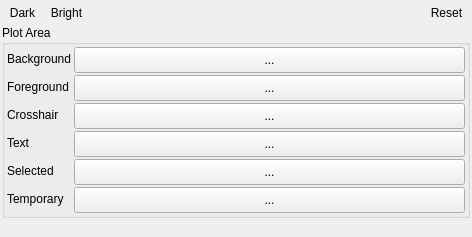
<?xml version="1.0" encoding="UTF-8"?>
<ui version="4.0">
 <class>Form</class>
 <widget class="QWidget" name="Form">
  <property name="geometry">
   <rect>
    <x>0</x>
    <y>0</y>
    <width>472</width>
    <height>237</height>
   </rect>
  </property>
  <property name="minimumSize">
   <size>
    <width>0</width>
    <height>0</height>
   </size>
  </property>
  <property name="windowTitle">
   <string>Form</string>
  </property>
  <layout class="QVBoxLayout" name="verticalLayout">
   <property name="spacing">
    <number>2</number>
   </property>
   <property name="leftMargin">
    <number>2</number>
   </property>
   <property name="topMargin">
    <number>2</number>
   </property>
   <property name="rightMargin">
    <number>2</number>
   </property>
   <property name="bottomMargin">
    <number>2</number>
   </property>
   <item>
    <layout class="QHBoxLayout" name="horizontalLayout_2">
     <property name="spacing">
      <number>0</number>
     </property>
     <item>
      <widget class="QToolButton" name="btnColorSchemeDark">
       <property name="styleSheet">
        <string notr="true"/>
       </property>
       <property name="text">
        <string>Dark</string>
       </property>
       <property name="icon">
        <iconset resource="../../qpsresources.qrc">
         <normaloff>:/qps/ui/icons/profiletheme_dark.svg</normaloff>:/qps/ui/icons/profiletheme_dark.svg</iconset>
       </property>
       <property name="autoRaise">
        <bool>true</bool>
       </property>
      </widget>
     </item>
     <item>
      <widget class="QToolButton" name="btnColorSchemeBright">
       <property name="styleSheet">
        <string notr="true"/>
       </property>
       <property name="text">
        <string>Bright</string>
       </property>
       <property name="icon">
        <iconset resource="../../qpsresources.qrc">
         <normaloff>:/qps/ui/icons/profiletheme_bright.svg</normaloff>:/qps/ui/icons/profiletheme_bright.svg</iconset>
       </property>
       <property name="autoRaise">
        <bool>true</bool>
       </property>
      </widget>
     </item>
     <item>
      <spacer name="horizontalSpacer">
       <property name="orientation">
        <enum>Qt::Horizontal</enum>
       </property>
       <property name="sizeHint" stdset="0">
        <size>
         <width>40</width>
         <height>20</height>
        </size>
       </property>
      </spacer>
     </item>
     <item>
      <widget class="QToolButton" name="btnReset">
       <property name="text">
        <string>Reset</string>
       </property>
       <property name="icon">
        <iconset resource="../../../../QGIS/images/images.qrc">
         <normaloff>:/images/themes/default/mActionReload.svg</normaloff>:/images/themes/default/mActionReload.svg</iconset>
       </property>
       <property name="autoRaise">
        <bool>true</bool>
       </property>
      </widget>
     </item>
    </layout>
   </item>
   <item>
    <widget class="QgsCollapsibleGroupBox" name="mGroupBox">
     <property name="sizePolicy">
      <sizepolicy hsizetype="Preferred" vsizetype="Preferred">
       <horstretch>0</horstretch>
       <verstretch>0</verstretch>
      </sizepolicy>
     </property>
     <property name="minimumSize">
      <size>
       <width>0</width>
       <height>0</height>
      </size>
     </property>
     <property name="title">
      <string>Plot Area</string>
     </property>
     <layout class="QFormLayout" name="formLayout">
      <property name="horizontalSpacing">
       <number>2</number>
      </property>
      <property name="verticalSpacing">
       <number>2</number>
      </property>
      <property name="leftMargin">
       <number>2</number>
      </property>
      <property name="topMargin">
       <number>2</number>
      </property>
      <property name="rightMargin">
       <number>2</number>
      </property>
      <property name="bottomMargin">
       <number>2</number>
      </property>
      <item row="0" column="0">
       <widget class="QLabel" name="label">
        <property name="text">
         <string>Background</string>
        </property>
       </widget>
      </item>
      <item row="0" column="1">
       <widget class="QgsColorButton" name="btnColorBackground">
        <property name="sizePolicy">
         <sizepolicy hsizetype="Preferred" vsizetype="Fixed">
          <horstretch>0</horstretch>
          <verstretch>0</verstretch>
         </sizepolicy>
        </property>
        <property name="minimumSize">
         <size>
          <width>24</width>
          <height>26</height>
         </size>
        </property>
        <property name="text">
         <string>...</string>
        </property>
       </widget>
      </item>
      <item row="1" column="0">
       <widget class="QLabel" name="label_2">
        <property name="text">
         <string>Foreground</string>
        </property>
       </widget>
      </item>
      <item row="2" column="0">
       <widget class="QLabel" name="label_3">
        <property name="text">
         <string>Crosshair</string>
        </property>
       </widget>
      </item>
      <item row="1" column="1">
       <widget class="QgsColorButton" name="btnColorForeground">
        <property name="sizePolicy">
         <sizepolicy hsizetype="Preferred" vsizetype="Fixed">
          <horstretch>0</horstretch>
          <verstretch>0</verstretch>
         </sizepolicy>
        </property>
        <property name="minimumSize">
         <size>
          <width>24</width>
          <height>26</height>
         </size>
        </property>
        <property name="text">
         <string>...</string>
        </property>
       </widget>
      </item>
      <item row="2" column="1">
       <widget class="QgsColorButton" name="btnColorCrosshair">
        <property name="sizePolicy">
         <sizepolicy hsizetype="Preferred" vsizetype="Fixed">
          <horstretch>0</horstretch>
          <verstretch>0</verstretch>
         </sizepolicy>
        </property>
        <property name="minimumSize">
         <size>
          <width>24</width>
          <height>26</height>
         </size>
        </property>
        <property name="text">
         <string>...</string>
        </property>
       </widget>
      </item>
      <item row="4" column="0">
       <widget class="QLabel" name="label_4">
        <property name="text">
         <string>Selected</string>
        </property>
       </widget>
      </item>
      <item row="4" column="1">
       <widget class="QgsColorButton" name="btnColorSelection">
        <property name="sizePolicy">
         <sizepolicy hsizetype="Preferred" vsizetype="Fixed">
          <horstretch>0</horstretch>
          <verstretch>0</verstretch>
         </sizepolicy>
        </property>
        <property name="minimumSize">
         <size>
          <width>24</width>
          <height>26</height>
         </size>
        </property>
        <property name="text">
         <string>...</string>
        </property>
       </widget>
      </item>
      <item row="3" column="1">
       <widget class="QgsColorButton" name="btnColorText">
        <property name="sizePolicy">
         <sizepolicy hsizetype="Preferred" vsizetype="Fixed">
          <horstretch>0</horstretch>
          <verstretch>0</verstretch>
         </sizepolicy>
        </property>
        <property name="minimumSize">
         <size>
          <width>24</width>
          <height>26</height>
         </size>
        </property>
        <property name="text">
         <string>...</string>
        </property>
       </widget>
      </item>
      <item row="3" column="0">
       <widget class="QLabel" name="label_5">
        <property name="text">
         <string>Text</string>
        </property>
       </widget>
      </item>
      <item row="5" column="0">
       <widget class="QLabel" name="label_6">
        <property name="text">
         <string>Temporary</string>
        </property>
       </widget>
      </item>
      <item row="5" column="1">
       <widget class="QgsColorButton" name="btnColorTemporary">
        <property name="sizePolicy">
         <sizepolicy hsizetype="Preferred" vsizetype="Fixed">
          <horstretch>0</horstretch>
          <verstretch>0</verstretch>
         </sizepolicy>
        </property>
        <property name="minimumSize">
         <size>
          <width>24</width>
          <height>26</height>
         </size>
        </property>
        <property name="text">
         <string>...</string>
        </property>
        <property name="color">
         <color>
          <red>170</red>
          <green>255</green>
          <blue>0</blue>
         </color>
        </property>
        <property name="defaultColor">
         <color>
          <red>85</red>
          <green>255</green>
          <blue>0</blue>
         </color>
        </property>
       </widget>
      </item>
     </layout>
    </widget>
   </item>
   <item>
    <spacer name="verticalSpacer">
     <property name="orientation">
      <enum>Qt::Vertical</enum>
     </property>
     <property name="sizeHint" stdset="0">
      <size>
       <width>20</width>
       <height>0</height>
      </size>
     </property>
    </spacer>
   </item>
  </layout>
  <action name="actionActivateDarkTheme">
   <property name="icon">
    <iconset resource="../../qpsresources.qrc">
     <normaloff>:/qps/ui/icons/profiletheme_dark.svg</normaloff>:/qps/ui/icons/profiletheme_dark.svg</iconset>
   </property>
   <property name="text">
    <string>ActivateDarkTheme</string>
   </property>
   <property name="toolTip">
    <string>Activate a dark color theme.</string>
   </property>
  </action>
  <action name="actionActivateBrightTheme">
   <property name="icon">
    <iconset resource="../../qpsresources.qrc">
     <normaloff>:/qps/ui/icons/profiletheme_bright.svg</normaloff>:/qps/ui/icons/profiletheme_bright.svg</iconset>
   </property>
   <property name="text">
    <string>ActivateBrightTheme</string>
   </property>
   <property name="toolTip">
    <string>Activate a bright color theme.</string>
   </property>
  </action>
 </widget>
 <customwidgets>
  <customwidget>
   <class>QgsCollapsibleGroupBox</class>
   <extends>QGroupBox</extends>
   <header>qgscollapsiblegroupbox.h</header>
   <container>1</container>
  </customwidget>
  <customwidget>
   <class>QgsColorButton</class>
   <extends>QToolButton</extends>
   <header>qgscolorbutton.h</header>
  </customwidget>
 </customwidgets>
 <resources>
  <include location="../../qpsresources.qrc"/>
  <include location="../../../../QGIS/images/images.qrc"/>
 </resources>
 <connections/>
</ui>
